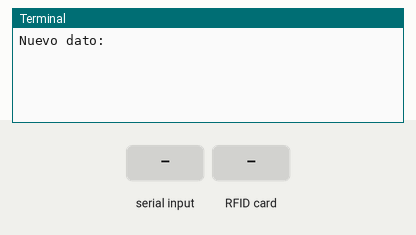
Simulated run of this program. Board: Raspberry Pi (header pin numbers). On the bench: the last lines printed to the terminal. The test bench sets the inputs (shaded band). At 2.8 s the program stops and its outputs stay as they are.

Above: at 1.2 s.
1.3 s: "1" typed at the terminal, then Enter
At 2.5 s:
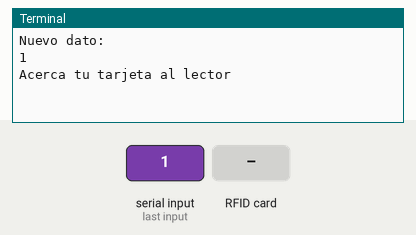
2.8 s: RFID card 5E 7A 19 C4 held to the reader
At 3.9 s:
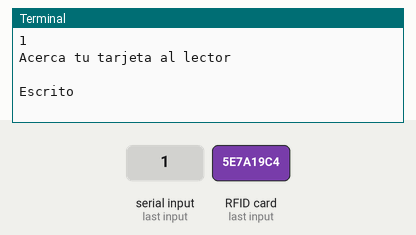

The program:

escribir.py
```python
#!/usr/bin/env python
'''
AUTOR: JORGE ISUR BALDERAS RAMÍREZ
FECHA: 20-12-21
DESCRIPCIÓN: PROGRAMA BÁSICO PARA INGRESAR DATOS EN
             UNA TARJETA RFID RC-522 MEDIANTE PYTHON
'''


import RPi.GPIO as GPIO
from mfrc522 import SimpleMFRC522

reader = SimpleMFRC522()

try:
        text = input('Nuevo dato:\n')
        print("Acerca tu tarjeta al lector\n")
        reader.write(text)
        print("Escrito\n")
finally:
        GPIO.cleanup()
```

Measured:
- after the input at 1.3 s, the terminal: prints a new line at once (image 1)
- after the input at 2.8 s, the terminal: prints a new line at once (image 2)
